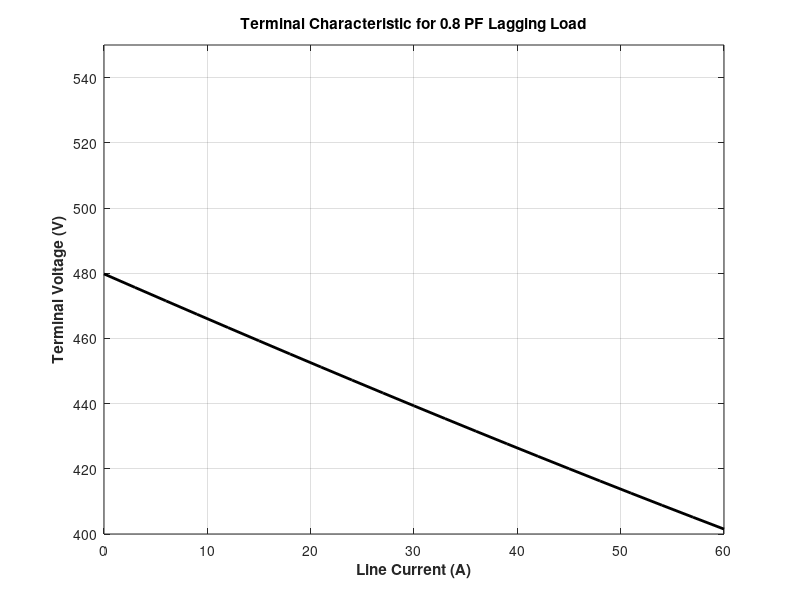

The MATLAB source for this figure:
% term_char_a.m
% Plot the terminal characteristics of the generator 
% with a 0.8 PF lagging load (Example 5-4 style).

clear; clc;

% Line current values (21 values from 0 to 60 A)
i_a = linspace(0, 60, 21); % current in Amps

% Initialize other values
v_phase = zeros(1, 21);    % phase voltages
e_a = 277.0;               % internal generated voltage (V, phase)
x_s = 1.0;                 % synchronous reactance (Ohms)

% Power factor angle for 0.8 PF lagging
theta_deg = acos(0.8);     % power factor angle in radians
theta = theta_deg;         % already in radians

% Calculate phase voltage for each current level
for ii = 1:21
    i = i_a(ii);
    delta_vr = x_s * i * cos(theta); % real part of voltage drop
    delta_vi = x_s * i * sin(theta); % imaginary part of voltage drop
    
    % Apply vector subtraction: V = E - jXs*Ia
    v_complex = e_a - (delta_vr + 1i * delta_vi);
    v_phase(ii) = abs(v_complex);   % magnitude of phase voltage
end

% Convert phase voltage to line voltage (line-to-line)
v_t = v_phase * sqrt(3);

% Plot the terminal characteristic
plot(i_a, v_t, 'Color', 'k', 'LineWidth', 2.0);
xlabel('Line Current (A)', 'FontWeight', 'bold');
ylabel('Terminal Voltage (V)', 'FontWeight', 'bold');
title('Terminal Characteristic for 0.8 PF Lagging Load', 'FontWeight', 'bold');
grid on;
axis([0 60 400 550]);
